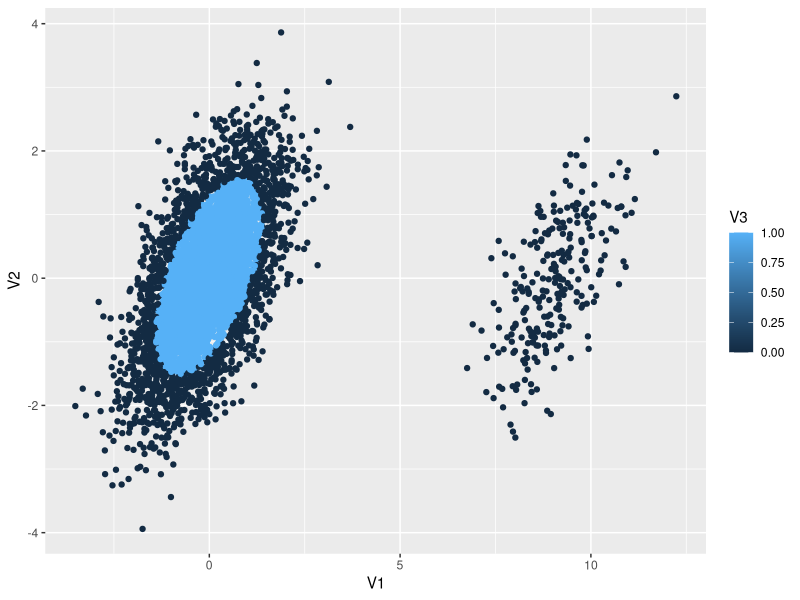

The R script that drew this image:
# --------------------------------------------------------------------
# Author:

# Group 24
# Thijs de Bruin  -
# Colin Huliselan -
# Sanne Lin -
# Mate Varadi - 495556
#
# --------------------------------------------------------------------

## Use this code skeleton to implement the deterministic MCD and the plug-in
## robust regression estimator.  Please submit your implementation together
## with your report.

## IMPORTANT: Please do not change any function names and make sure that you
##            use the correct input and output as specified for each function.
##            This will simplify grading because each group's code will be
##            similarly structured.  However, feel free to add other arguments
##            to the function definitions as needed.

## Preparations
library(MASS)
library(robustbase)
#library(psych)

## Functions for initial estimators

# Input: the standardized data matrix z
# Output: the estimated covariance or correlation matrix
# Please do not use any other input or output for the initial estimators


# correlation matrix based on the hyperbolic tangent
corHT <- function(z) {
  Y=apply(z,2,tanh)
  S1=cor(Y)
  return(S1)
}

# spearman correlation matrix
corSpearman <- function(z) {
  ranks<- apply(z,2,rank)
  S2=cor(ranks,method="spearman")
  return(S2)
}

# correlation matrix based on normal scores of the ranks
corNSR <- function(z) {
  ranks<- apply(z,2,rank)
  n=nrow(z)
  normalscores<-qnorm ( (ranks - 1/3)/(n+1/3) )
  # normalscores <- matrix(0,nrow(z),ncol(z))
  # for (i in 1:ncol(ranks)) {
  #   normalscores[,i] <- qqnorm(ranks[,i],plot.it=FALSE)$x
  # }
  S3=cor(normalscores)
  return(S3)
}

# modified spatial sign covariance matrix
covMSS <- function(z) {
  norm_vec <- function(x) sqrt(sum(x^2))
  norms=apply(z,1,norm_vec)
  k=z/norms
  n=nrow(z)
  #n=length(z)
  S4=(t(k)%*%k)/n
  return(S4)
}

# covariance matrix based on first step of BACON
covBACON1 <- function(z) {
  norms <- apply(z,1,function(x) sqrt(sum(x^2)))
  #Subset of the rank of the norms always smaller than or equal to the (rounded up) half of the obs
  subset <- z[rank(norms)<=ceiling(0.5*nrow(z)),]
  S5=cov(subset)
  return(S5)
}

# raw OGK estimator of the covariance matrix with median and Qn
rawCovOGK <- function(z) {
  # Orthogonalized Gnanadesikan-Kettenring (OGK) Covariance Matrix Estimation
  # source: https://cran.r-project.org/web/packages/robustbase/robustbase.pdf
  
  #initialize matrix
  # m=ncol(z)
  # S6=matrix(rep(0,(m^2)),m,m)
  # for (i in 1:m) {
  #   for (j in 1:m){
  #     x=z[,i]
  #     y=z[,j]
  #     S6[i,j]=( (Qn(x+y))^2 - (Qn(x-y))^2 )/4
  #   } 
  # }
  
  output <- covOGK(z, sigmamu = s_Qn)
  S6 <- output$cov
  return(S6)
  # Hint: have a look at function covOGK() in package robustbase
}

# references: Hubert, M., Rousseeuw, P. J. and Verdonck, T. (2012) A deterministic algorithm for robust location
# and scatter. Journal of Computational and Graphical Statistics 21, 618???637.

## ___________________________________________________________________

# compare & run
# example data matix
y = rnorm(5000, 100, 40)
x = mvrnorm(n=5000,mu=c(0,2),Sigma=matrix(c(1,0.6,0.6,1),2,2))
x2= mvrnorm(n=250,mu=c(10,2),Sigma=matrix(c(1,0.6,0.6,1),2,2))
x <- rbind(x, x2)

# standardize with median and Qn
z=apply(x,2,function(y) (y-median(y))/Qn(y))


#Tools---------
#' Mahanalobis distance calculation
#'
#' @param X input matrix
#' @param t location parameter
#' @param s scale parameter
Mdistance <- function(X, t, s) {
  X <- t(apply(X, 1, function(x) x-t(t)))
  return(apply(X, 1, function(x) sqrt(t(x)%*%solve(s)%*%x)))
}

## ______________________________________________________________
## Main function for deterministic MCD algorithm

# Input:
# x ....... data matrix
# alpha ... proportion of observations to be used for subset size
# anything else you need

# Output
# A list with the following components:
# center ....... mean of the reweighted estimator
# cov .......... covariance matrix of the reweighted estimator
# weights ...... binary weights of the observations used for the reweighted
#                estimator (0 if outlier, 1 if used for estimation)
# raw.center ... mean of the raw estimator
# raw.cov ...... covariance matrix of the raw estimator
# best ......... indices of the observations in the best subset found by the
#                raw estimator
# any other output you want to return

covDetMCD <- function(x, alpha, ...) {
  #Calculate initial estimates of the scaling matrixes
  initialcovs <- list()
  initialcovs[["S1"]] <-corHT(x)
  initialcovs[["S2"]] <-corNSR(x)
  initialcovs[["S3"]] <-corSpearman(x)
  initialcovs[["S4"]] <-covMSS(x)
  initialcovs[["S5"]] <-covBACON1(x)
  initialcovs[["S6"]] <-rawCovOGK(x)
  
  #prepare a temperal list for the calculation of MDCraw
  MDCRawtemp <- list()
  
  #prepare a final output list
  output <- list()
  
  #For each of the 6 estimates do the following
  for (i in 1:6){
    #3.1.(1) Compute the matrix E of eigenvectors of Sk
    S <- initialcovs[[i]]
    E <- eigen(S)$vectors
    B <- x%*%E
    
    #3.1.(2) Estimate the covariance of Z
    L <- diag(apply(B,2,function(x) Qn(x)^2))
    sigmahat <- E%*%L%*%t(E)
    
    #3.1.(3) Estimate the location paramater

    muhat <- E%*%sqrt(L)%*%apply(x%*%solve(E%*%sqrt(L)),2, median)
    
    #Select initial subset based on Mahanalobis distance (custom function)
    subset <- x[rank(Mdistance(x, muhat, sigmahat))<=ceiling(0.5*nrow(x)),]
    
    #Derive the new parameters based on this subset
    sigmahat <- cov(subset)
    muhat <- colMeans(subset)
    
    #Select the new subset and start c-steps
    subset <- x[rank(Mdistance(x, muhat, sigmahat))<=h.alpha.n(alpha,nrow(x),ncol(x)),]
    sigmahat <- cov(subset)
    sigmahat_old <- 2*sigmahat
    muhat <- colMeans(subset)
    indices <- c()
    
    print(det(sigmahat))
    print(det(sigmahat_old))
    #C-step until convergence, convergence defined as smaller than 1% decrease in the determinant of sigmahat
    while(abs((det(sigmahat)-det(sigmahat_old))/det(sigmahat_old))>0.000001){
      print((det(sigmahat)-det(sigmahat_old))/det(sigmahat_old))
      subset <- x[rank(Mdistance(x, muhat, sigmahat))<=h.alpha.n(alpha,nrow(x),ncol(x)),]
      temp <- c(1:nrow(x))
      indices <- temp[rank(Mdistance(x, muhat, sigmahat))<=h.alpha.n(alpha,nrow(x),ncol(x))]
      sigmahat_old <- sigmahat
      sigmahat <- cov(subset)
      muhat <- colMeans(subset)
    }
    
    output <- list()
    output[["sigmahat"]] <- sigmahat
    output[["muhat"]] <- muhat
    output[["indices"]] <- indices
    
    MDCRawtemp[[paste(c("S",i),collapse = "")]] <- output
  }
  
  #Now we find the smallest determinant of the covariance of all 6 methods
  determinants <- c()
  for(i in 1:6){
    determinants[i] <- det(MDCRawtemp[[i]][["sigmahat"]])
  }
  
  #paste the center, cov and indices in the final output list
  output[["raw.center"]] <- MDCRawtemp[[which(determinants == min(determinants))[1]]][["muhat"]]
  output[["raw.cov"]] <- MDCRawtemp[[which(determinants == min(determinants))[1]]][["sigmahat"]]
  output[["best"]] <- MDCRawtemp[[which(determinants == min(determinants))[1]]][["indices"]]
  cat("Fraction of data used in unweighted: ",length(output[["best"]])/nrow(x),'\n')
  
  #Reweighting step
  chisquare <- qchisq(0.975, df = ncol(x))
  subset2 <- x[Mdistance(x, output[["raw.center"]], output[["raw.cov"]])^2<=chisquare,]
  
  #Adding the reweighted parameters & weights to the output list
  output[["center"]] <- colMeans(subset2)
  output[["cov"]] <- cov(subset2)
  output[["weights"]] <- as.integer(as.logical(Mdistance(x, output[["raw.center"]], output[["raw.cov"]])^2<=chisquare))
  cat("Fraction of data used in reweighted: ", sum(output[["weights"]])/nrow(x))
  return(output)
  # Please note that the subset sizes for the MCD are not simply fractions of 
  # the number of observations in the data set, as discussed in the lectures.
  # You can use function h.alpha.n() from package robustbase to compute the 
  # subset size.
}



## Function for regression based on the deterministic MCD

# Input:
# x ........ matrix of explanatory variables
# y ........ response variable
# alpha .... proportion of observations to be used for the subset size in the 
#            MCD estimator
# anything else you need

# Output
# A list with the following components:
# coefficients .... estimated regression coefficients based on the reweighted
#                   deterministic MCD covariance matrix
# fitted.values ... fitted values for all observations in the data
# residuals ....... residuals for all observations in the data
# MCD ............. R object for the deterministic MCD (entire output from
#                   function covDetMCD())
# any other output you want to return

lmDetMCD <- function(x, y, alpha, ...) {
  #Combine the two data sets
  X <- cbind(y, x)
  
  #Prepare output list
  output <- list()
  
  #Perform MDC on the full dataset
  output[["MDC"]] <- covDetMCD(X, alpha = alpha)
  
  #Extract the cov and the mu
  cov <- output[["MDC"]][["cov"]]
  mu <- output[["MDC"]][["center"]]
  
  covxx <- cov[-1,-1]
  covxy <- cov[-1,1]
  muy <- mu[1]
  mux <- mu[-1]
  
  #calculate coefficients
  coefficients <- list()
  coefficients[["beta"]] <- solve(covxx)%*%covxy
  coefficients[["alpha"]] <- muy - t(mux)%*%coefficients[["beta"]]
  
  #append coefficients to output
  output[["coefficients"]] <- coefficients
  
  #calculate fitted values
  output[["fitted.values"]] <- x%*%coefficients[["beta"]]+coefficients[["alpha"]]*rep(1,nrow(x))
  
  #calculate residuals
  output[["residuals"]] <- y-output[["fitted.values"]]
  
  return(output)
}


test <- covDetMCD(z, 0.5)
test2 <- as.data.frame(cbind(z, test[["weights"]]))
library(ggplot2)
ggplot(test2, aes(V1, V2, color = V3)) +geom_point()
